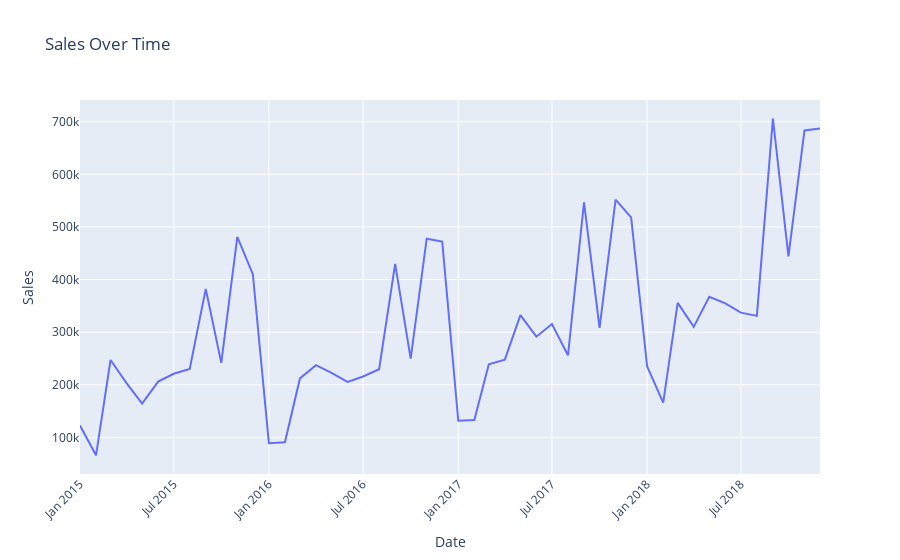

This figure's notebook cell:
### Code cell
import plotly.express as px
fig = px.line(monthly_sales, x='Order_Date', y='Sales', title='Sales Over Time')

# Customize the plot
fig.update_layout(xaxis_title='Date', yaxis_title='Sales', xaxis_tickangle=-45)

# Show the plot
fig.show()

### Figure 1 — Plotly figure (JSON) as saved in the notebook; plotly's stock layout.template omitted (floating-point values rounded to 4 significant figures)
{"data": [{"hovertemplate": "Order_Date=%{x}<br>Sales=%{y}<extra></extra>", "legendgroup": "", "line": {"color": "#636efa", "dash": "solid"}, "marker": {"symbol": "circle"}, "mode": "lines", "name": "", "orientation": "v", "showlegend": false, "type": "scatter", "x": ["2015-01-01T00:00:00", "2015-02-01T00:00:00", "2015-03-01T00:00:00", "2015-04-01T00:00:00", "2015-05-01T00:00:00", "2015-06-01T00:00:00", "2015-07-01T00:00:00", "2015-08-01T00:00:00", "2015-09-01T00:00:00", "2015-10-01T00:00:00", "2015-11-01T00:00:00", "2015-12-01T00:00:00", "2016-01-01T00:00:00", "2016-02-01T00:00:00", "2016-03-01T00:00:00", "2016-04-01T00:00:00", "2016-05-01T00:00:00", "2016-06-01T00:00:00", "2016-07-01T00:00:00", "2016-08-01T00:00:00", "2016-09-01T00:00:00", "2016-10-01T00:00:00", "2016-11-01T00:00:00", "2016-12-01T00:00:00", "2017-01-01T00:00:00", "2017-02-01T00:00:00", "2017-03-01T00:00:00", "2017-04-01T00:00:00", "2017-05-01T00:00:00", "2017-06-01T00:00:00", "2017-07-01T00:00:00", "2017-08-01T00:00:00", "2017-09-01T00:00:00", "2017-10-01T00:00:00", "2017-11-01T00:00:00", "2017-12-01T00:00:00", "2018-01-01T00:00:00", "2018-02-01T00:00:00", "2018-03-01T00:00:00", "2018-04-01T00:00:00", "2018-05-01T00:00:00", "2018-06-01T00:00:00", "2018-07-01T00:00:00", "2018-08-01T00:00:00", "2018-09-01T00:00:00", "2018-10-01T00:00:00", "2018-11-01T00:00:00", "2018-12-01T00:00:00"], "xaxis": "x", "y": [122497, 66030, 247156, 203258, 164263, 206064, 220986, 230161, 382200, 241726, 480979, 410279, 89009, 90823, 212164, 237272, 222722, 205388, 215776, 229543, 429658, 249639, 477720, 472245, 131727, 132982, 238956, 247773, 332524, 291454, 315531, 256089, 546728, 308026, 551815, 518307, 234739, 166267, 355704, 310150, 367411, 354902, 337092, 331014, 705680, 443898, 683410, 687245], "yaxis": "y"}], "layout": {"legend": {"tracegroupgap": 0}, "title": {"text": "Sales Over Time"}, "xaxis": {"anchor": "y", "domain": [0, 1], "tickangle": -45, "title": {"text": "Date"}}, "yaxis": {"anchor": "x", "domain": [0, 1], "title": {"text": "Sales"}}}}
